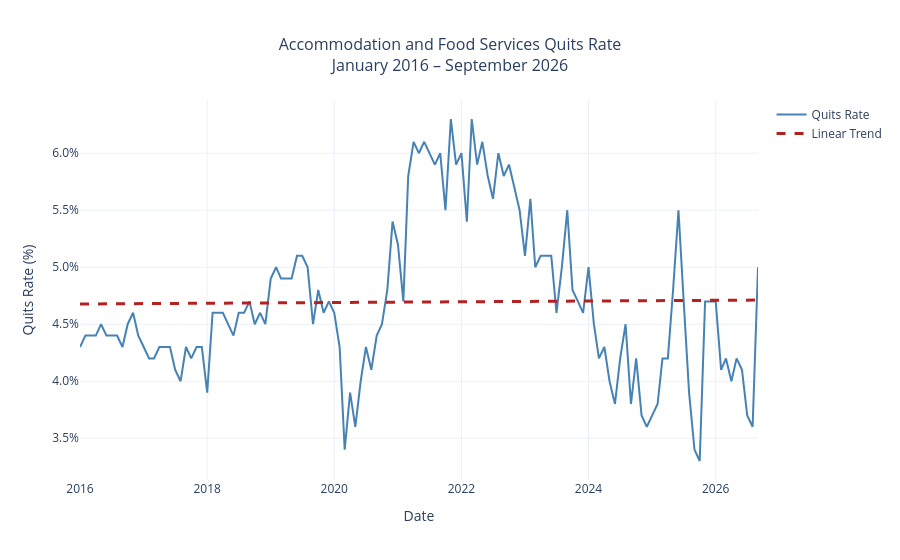

Notebook cell for this chart:
### Code cell
# =============================================================================
# Section 2: Full Series
# =============================================================================

# Create numeric index for regression
x_numeric = np.arange(len(df))

# Fit linear regression
slope, intercept = np.polyfit(x_numeric, df['quit_rate'], 1)

# Generate trend values
trend_line = slope * x_numeric + intercept

fig = go.Figure()

# Original series
fig.add_trace(go.Scatter(
    x=df.index,
    y=df['quit_rate'],
    mode='lines',
    name='Quits Rate',
    line=dict(color='steelblue', width=2)
))

# Linear trend line
fig.add_trace(go.Scatter(
    x=df.index,
    y=trend_line,
    mode='lines',
    name='Linear Trend',
    line=dict(color='firebrick', width=3, dash='dash')
))

fig.update_layout(
     title=dict(
        text=(
            'Accommodation and Food Services Quits Rate<br>'
            f'{df.index.min():%B %Y} – {df.index.max():%B %Y}'
        ),
        x=0.5,
        font=dict(size=16)
    ),
    xaxis_title='Date',
    yaxis_title='Quits Rate (%)',
    yaxis=dict(
        ticksuffix='%',
        tickformat='.1f'
    ),
    hovermode='x unified',
    template='plotly_white'
)

fig.show()

### Figure 1 — Plotly figure (JSON) as saved in the notebook; plotly's stock layout.template omitted (floating-point values rounded to 4 significant figures; data arrays with more than 128 entries replaced by an {"elided": "..."} marker saying what was removed)
{"data": [{"line": {"color": "steelblue", "width": 2}, "mode": "lines", "name": "Quits Rate", "type": "scatter", "x": {"elided": "129 str values"}, "y": {"elided": "129 float values"}}, {"line": {"color": "firebrick", "dash": "dash", "width": 3}, "mode": "lines", "name": "Linear Trend", "type": "scatter", "x": {"elided": "129 str values"}, "y": {"elided": "129 float values"}}], "layout": {"hovermode": "x unified", "title": {"font": {"size": 16}, "text": "Accommodation and Food Services Quits Rate<br>January 2016 – September 2026", "x": 0.5}, "xaxis": {"title": {"text": "Date"}}, "yaxis": {"tickformat": ".1f", "ticksuffix": "%", "title": {"text": "Quits Rate (%)"}}}}
